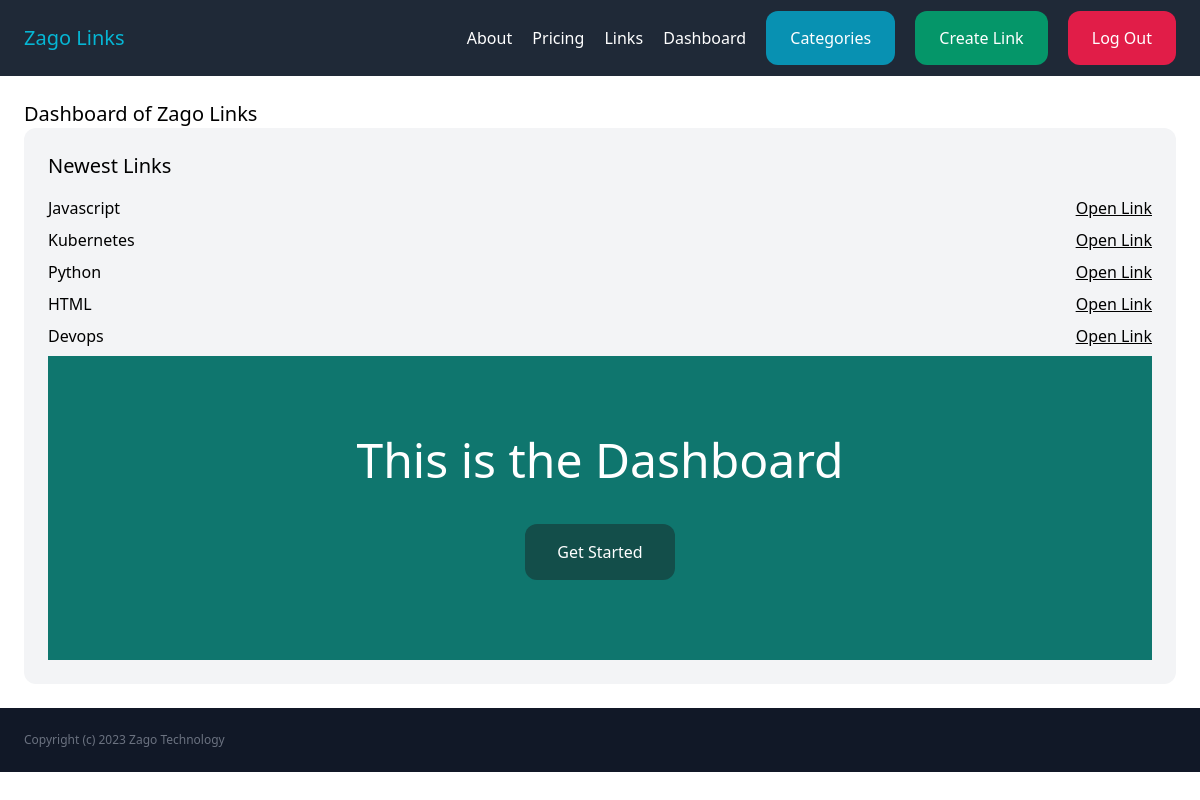
Page /dashboard/ (signed in) on the committed database.
### link/models.py (models this page shows)
class Link(models.Model):
    category = models.ForeignKey(Category, related_name='categories', on_delete=models.CASCADE)
    name = models.CharField(max_length=255)
    description = models.TextField(blank=True, null=True)
    url = models.CharField(max_length=255)
    created_by = models.ForeignKey(User, related_name='links', on_delete=models.CASCADE)
    created_at = models.DateTimeField(auto_now_add=True)
    class Meta:
        ordering = ('-created_at',)

### dashboard/views.py (the view)
# urls.py: path('', views.dashboard, name='dashboard'),
@login_required
def dashboard(request):
    newest_links = Link.objects.filter(created_by=request.user)[0:5]
    return render(request, 'dashboard/dashboard.html', {
        'newest_links': newest_links
    })

### dashboard/templates/dashboard/dashboard.html (shortened to what this page needs)
{% extends 'core/base.html' %}
{% block content %}
    <h1 class="text-xl">Dashboard of Zago Links</h1>
    <div class="p-6 bg-gray-100 rounded-xl">
        <h2 class="mb-4 text-xl">Newest Links</h2>
        {% for link in newest_links %}
            <div class="mb-2 flex items-center justify-between">
                <p>{{ link.name }}</p>
                <a href="{{ link.url }}" class="underline" target="_blank">Open Link</a>
            </div>
        {% endfor %}
        <div class="py-20 px-6 bg-teal-700 text-center">
            <h1 class="mb-10 text-5xl text-white">This is the Dashboard</h1>
            <a href="{% url 'link:create_link' %}" class="inline-block py-4 px-8 bg-teal-900 text-white rounded-xl hover:bg-teal-200">Get Started</a>
        </div>
    </div>
{% endblock %}

### rows in the picture
Link: name "Javascript"
Link: name "Kubernetes"
Link: name "Python"
Link: name "HTML"
Link: name "Devops"
